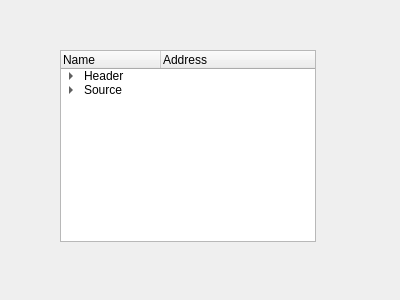
<?xml version="1.0" encoding="UTF-8"?>
<ui version="4.0">
 <class>Widget</class>
 <widget class="QWidget" name="Widget">
  <property name="geometry">
   <rect>
    <x>0</x>
    <y>0</y>
    <width>400</width>
    <height>300</height>
   </rect>
  </property>
  <property name="windowTitle">
   <string>Widget</string>
  </property>
  <widget class="QTreeWidget" name="treeWidget">
   <property name="geometry">
    <rect>
     <x>60</x>
     <y>50</y>
     <width>256</width>
     <height>192</height>
    </rect>
   </property>
   <column>
    <property name="text">
     <string>Name</string>
    </property>
   </column>
   <column>
    <property name="text">
     <string>Address</string>
    </property>
   </column>
   <item>
    <property name="text">
     <string>Header</string>
    </property>
    <property name="text">
     <string/>
    </property>
    <item>
     <property name="text">
      <string>a.h</string>
     </property>
    </item>
   </item>
   <item>
    <property name="text">
     <string>Source</string>
    </property>
    <property name="text">
     <string/>
    </property>
    <item>
     <property name="text">
      <string>a.cpp</string>
     </property>
    </item>
   </item>
  </widget>
 </widget>
 <layoutdefault spacing="6" margin="11"/>
 <resources/>
 <connections/>
</ui>
